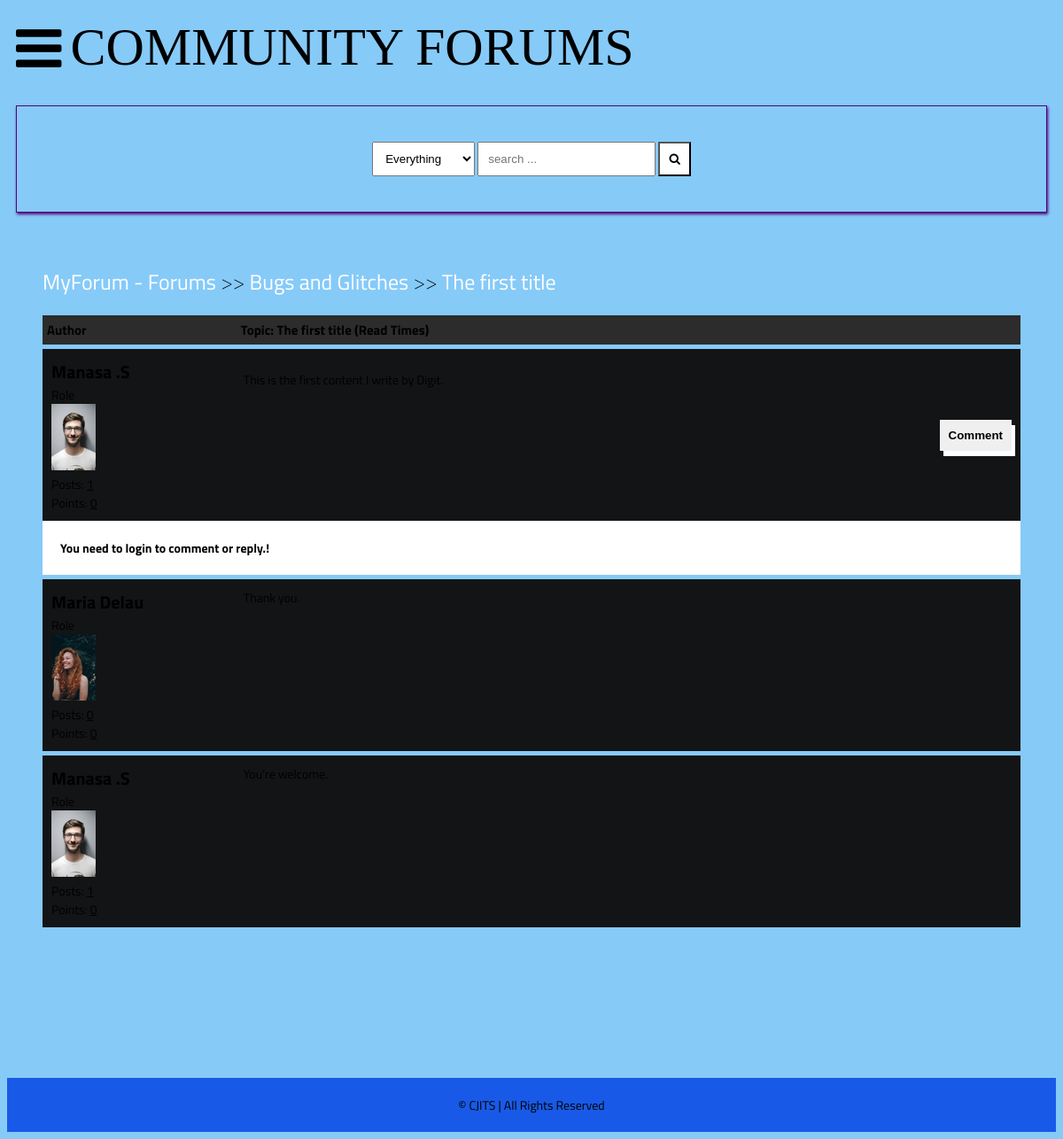
The app's page /detail/the-first-title/ with its own data.
### main/models.py (models this page shows, shortened)
class Post(models.Model):
    title = models.CharField(max_length=400)
    slug = models.SlugField(max_length=400, unique=True, blank=True)
    user = models.ForeignKey(Author, on_delete=models.CASCADE)
    content = HTMLField()
    categories = models.ManyToManyField(Category)
    date = models.DateTimeField(auto_now_add=True)
    approved = models.BooleanField(default=False)
    hit_count_generic = GenericRelation(HitCount, object_id_field='object_pk',
        related_query_name='hit_count_generic_relation'
    )
    tags = TaggableManager()
    comments = models.ManyToManyField(Comment, blank=True)
    closed = models.BooleanField(default=False)
    state = models.CharField(max_length=40, default="zero")
    def get_url(self):
        return reverse("detail", kwargs={
            "slug":self.slug
        })

class Category(models.Model):
    title = models.CharField(max_length=50)
    slug = models.SlugField(max_length=400, unique=True, blank=True)
    description = models.TextField(default="description")
    class Meta:
        verbose_name_plural = "categories"
    def __str__(self):
        return self.title
    def get_url(self):
        return reverse("posts", kwargs={
            "slug":self.slug
        })

class Author(models.Model):
    user = models.ForeignKey(User, on_delete=models.CASCADE)
    fullname = models.CharField(max_length=40, blank=True)
    slug = slug = models.SlugField(max_length=400, unique=True, blank=True)
    bio = HTMLField()
    points = models.IntegerField(default=0)
    profile_pic = ResizedImageField(size=[50, 80], quality=100, upload_to="authors", default=None, null=True, blank=True)
    @property
    def num_posts(self):
        return Post.objects.filter(user=self).count()

class Comment(models.Model):
    user = models.ForeignKey(Author, on_delete=models.CASCADE)
    content = models.TextField()
    date = models.DateTimeField(auto_now_add=True)
    replies = models.ManyToManyField(Reply, blank=True)

### main/views.py (the view)
# urls.py: path("detail/<slug>/", detail, name="detail"),
def detail(request, slug):
    post = get_object_or_404(Post, slug=slug)
    if request.user.is_authenticated:
        author = Author.objects.get(user=request.user)
    if "comment-form" in request.POST:
        comment = request.POST.get("comment")
        new_comment, created = Comment.objects.get_or_create(user=author, content=comment)
        post.comments.add(new_comment.id)
    if "reply-form" in request.POST:
        reply = request.POST.get("reply")
        commenr_id = request.POST.get("comment-id")
        comment_obj = Comment.objects.get(id=commenr_id)
        new_reply, created = Reply.objects.get_or_create(user=author, content=reply)
        comment_obj.replies.add(new_reply.id)
    context = {
        "post":post,
        "title": "OZONE: "+post.title,
    }
    update_views(request, post)
    return render(request, "detail.html", context)

### main/context_processors.py (called while the page is built, shortened)
def searchFunction(request):
    search_context = {}
    posts = Post.objects.all()
    return search_context

### main/utils.py (called while the page is built)
def update_views(request, object):
    context = {}
    hit_count = get_hitcount_model().objects.get_for_object(object)
    hits = hit_count.hits
    hitcontext = context["hitcount"] = {"pk": hit_count.pk}
    hit_count_response = HitCountMixin.hit_count(request, hit_count)
    if hit_count_response.hit_counted:
        hits = hits+1
        hitcontext["hitcounted"] = hit_count_response.hit_counted
        hitcontext["hit_message"] = hit_count_response.hit_message
        hitcontext["total_hits"] = hits

### templates/detail.html (shortened to what this page needs)
{% extends 'base.html' %}
{% load hitcount_tags %}
{% block content %}
    <div class="container">
        <div class="navigate">
            <span><a href="{% url 'home' %}">MyForum - Forums</a> >> <a href="{{post.categories.all.0.get_url}}">{{post.categories.all.0}}</a> >> <a href="{{post.get_url}}">{{post.title}}</a></span>
        </div>
        <div class="topic-container">
            <div class="head">
                <div class="authors">Author</div>
                <div class="content">Topic: {{post.title}} (Read {% get_hit_count for post %} Times)</div>
            </div>
            <div class="body">
                <div class="authors">
                    <div class="username"><a href="">{{post.user.fullname|title}}</a></div>
                    <div>Role</div>
                    <img src="{{post.user.profile_pic.url}}" alt="">
                    <div>Posts: <u>{{post.user.num_posts}}</u></div>
                    <div>Points: <u>{{post.user.points}}</u></div>
                </div>
                <div class="content">
                    {{post.content|safe}}
                    <br>
                    <div class="comment">
                        <button onclick="showComment()">Comment</button>
                    </div>
                </div>
            </div>
        </div>
        {% if post.closed == True %}
        <div style="background-color:#fff;color:#000;font-weight:bolder;padding:20px;width:100%;"> This Topic Is Closed! </div>
        {% else %}
        {% if request.user.is_authenticated %}
        <form action="." method="post">
            {% csrf_token %}
            <div class="comment-area hide" id="comment-area">
                <textarea name="comment" id="" placeholder="comment here ... "></textarea>
                <input type="submit" value="submit" name="comment-form">
            </div>
        </form>
        {% else %}
<div style="background-color:#fff;color:#000;font-weight:bolder;padding:20px;width:100%;"> You need to <a href="{% url 'signin' %}"><b>login</b></a> to comment or reply.! </div>
        {% endif %}
        {% endif %}
        {% for comment in post.comments.all %}
        <div class="comments-container">
            <div class="body">
                <div class="authors">
                    <div class="username"><a href="">{{comment.user.fullname|title}}</a></div>
                    <div>Role</div>
                    <img src="{{comment.user.profile_pic.url}}" alt="">
                    <div>Posts: <u>{{comment.user.num_posts}}</u></div>
                    <div>Points: <u>{{comment.user.points}}</u></div>
                </div>
                <div class="content">
                    {{comment.content}}
                    <br>
                </div>
            </div>
        </div>
        {% endfor %}
    </div>
    {% endblock content %}

### templates/base.html (shortened to what this page needs)
{% load static %}
<!DOCTYPE html>
<html lang="en">
<head>
    <link rel="stylesheet" href="{% static 'style.css' %}">
    <link rel="stylesheet" href="https://cdnjs.cloudflare.com/ajax/libs/font-awesome/4.7.0/css/font-awesome.min.css">
</head>
<body>
    <header>
        <div class="navbar">
            <a class="bar-icon" id="iconBar" onclick="hideIconBar()"><i class="fa fa-bars"></i></a>
            <div class="brand">COMMUNITY FORUMS</div>
        </div>
                <form action="{% url 'search_result' %}" role="form" method="GET">
                <div class="search-box">
                    <div>
                        <select name="search-box" id="">
                            <option value="Everything">Everything</option>
                        </select>
                        <input type="text" name="q" placeholder="search ...">
                        <button type="submit" name="search"><i class="fa fa-search"></i></button>
                    </div>
                </div>
                </form>
    </header>
    {% block content %}
    {% endblock content %}
    <footer>
        <span>&copy; CJITS | All Rights Reserved</span>
    </footer>
</body>
</html>

### static/style.css (style rules this page uses)
* { box-sizing: border-box; }
html { font-size: 14px; font-family: 'Titillium Web', sans-serif; background-color:rgb(134, 202, 248); color:#000000; }
a { color: #000000; font-weight: bolder; text-decoration: none; }
.container { margin: 20px; padding: 20px; }
header { margin-inline: 10px; }
.navbar { display:flex; align-items: center; }
.bar-icon { font-size: 60px; display: inline-block; margin-right:10px; color: #000000; cursor: pointer; }
.brand { font-size:60px; display: inline-block; font-family:aquire; }
.search-box { border: solid 1px #52057b; margin-top: 20px; padding: 40px; display:flex; justify-content: center; box-shadow:1px 2px 3px #52057b; }
.search-box select { padding: 10px; }
.search-box input { padding: 10px; }
.search-box button { padding: 10px; background-color:#fff; color:#000000; }
footer { margin-top: 20px; padding: 20px; background-color: rgb(24, 90, 231); display: block; text-align: center; }
.navigate { margin-block: 20px; font-weight: lighter; font-size: 24px; }
.navigate a { color: #fff; }
.head { display: flex; background-color: #2C2C2C; padding: 5px; font-weight: bold; font-size: 15px; }
.authors { flex: 20%; }
.content { flex: 80%; }
.body { display: flex; background-color: #131415; padding: 10px; margin-top: 5px; }
.body .authors .username { font-size: 20px; }
.body .authors img { max-width: 50px; max-height: 80px; }
.body .content .comment button { border:none; padding:10px; font-weight: bolder; box-shadow: 4px 6px #fff; cursor: pointer; float: right; }

### records on screen
Post: categories.all.0 "Bugs and Glitches", title "The first title", user.fullname "Manasa .S", user.profile_pic (picture), user.num_posts "1", user.points "0", content "This is the first content I write by Digit."
Comment: user.fullname "Maria Delau", user.profile_pic (picture), user.num_posts "0", user.points "0", content "Thank you."
Comment: user.fullname "Manasa .S", user.profile_pic (picture), user.num_posts "1", user.points "0", content "You're welcome."
